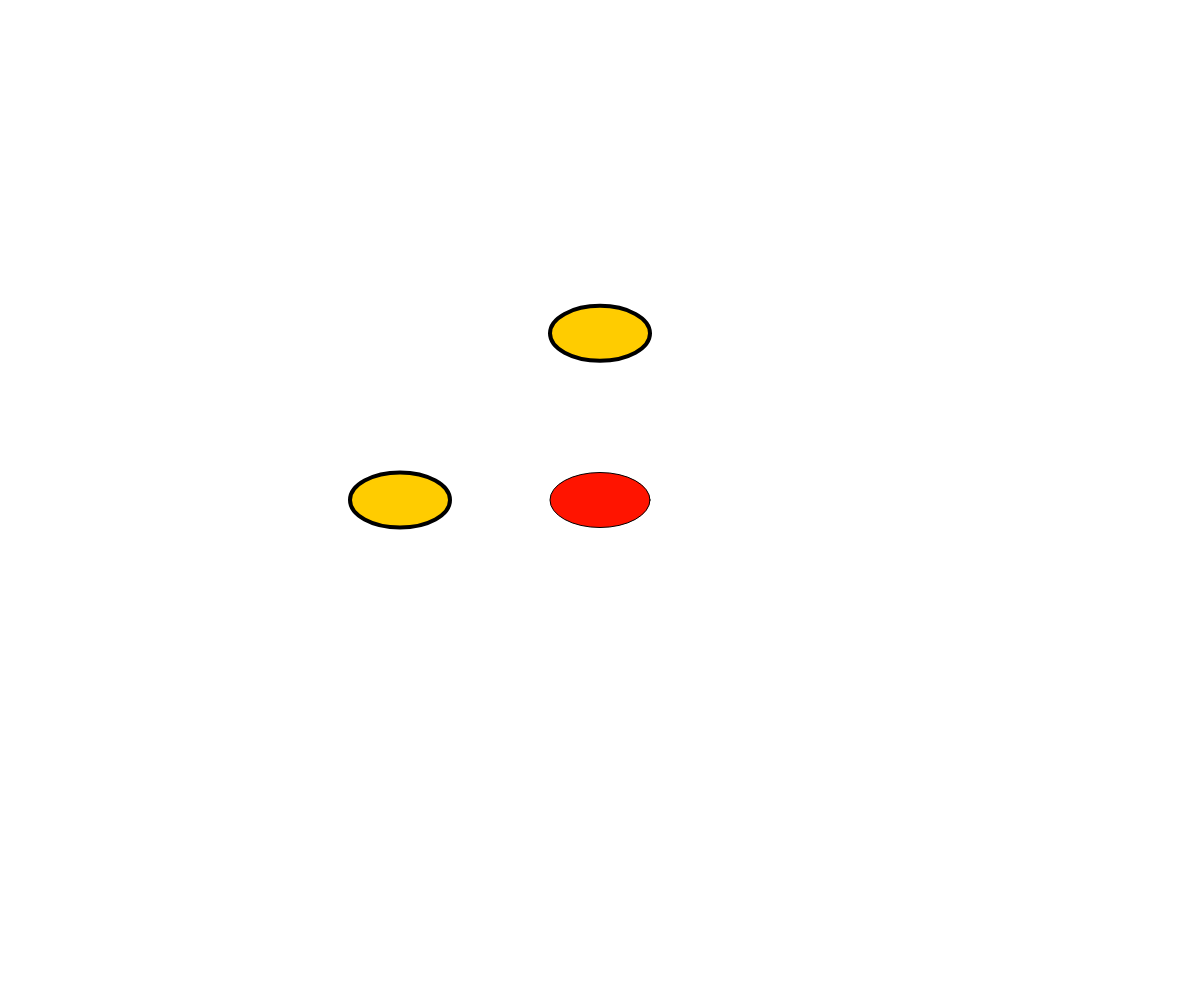
Frame 1 (no input)
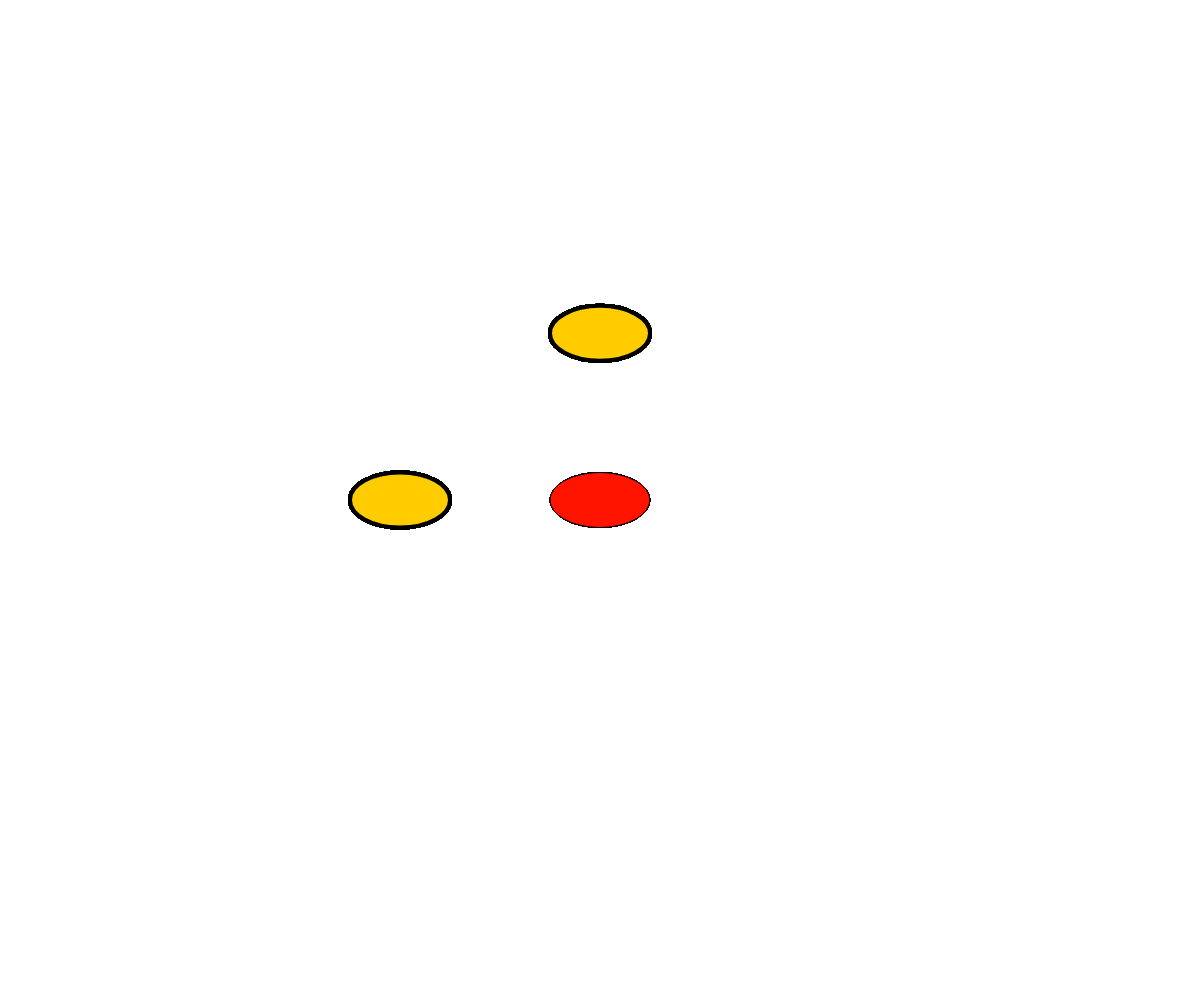
Frame 60 (no input)
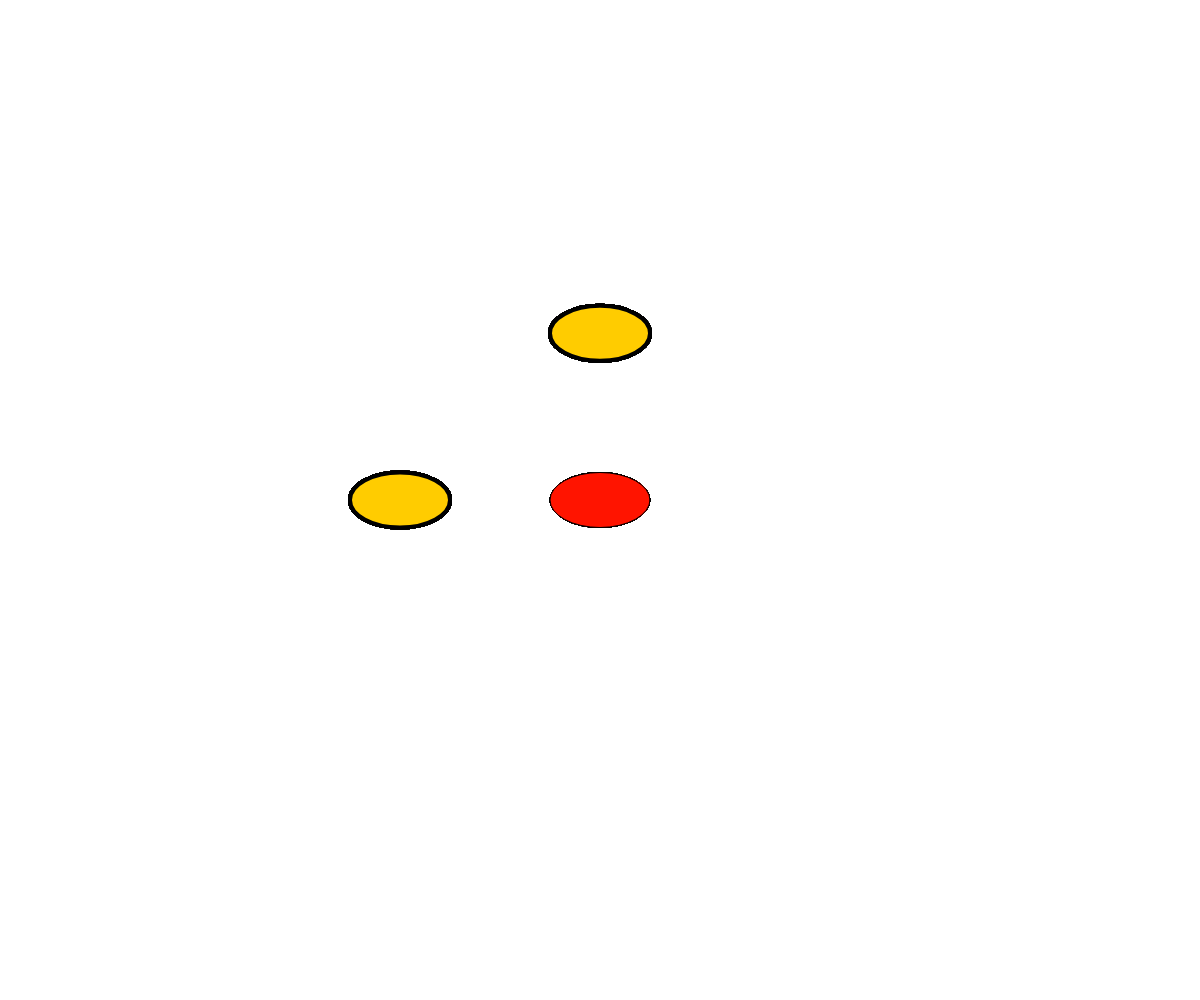
Frame 120 (the mouse pressed at the canvas centre since frame 60)

The p5.js sketch that drew these frames (run headless with seeded random() and noise() and a simulated clock; from frame 60 on, the mouse is pressed at the canvas centre):

// p5.js sketch
// ── sketch.js
function setup() {
  createCanvas(windowWidth,windowHeight);
 

}

function draw() {
 
  strokeWeight(4);
  fill(255, 204, 0);
  ellipse(windowWidth/3, windowHeight/2, 100, 55);
  ellipse(windowWidth/2, windowHeight/3, 100, 55);
 
  strokeWeight(1);
  fill(255, 20, 0);
  ellipse(windowWidth/2, windowHeight/2, 100, 55);


 
  function windowResized(){
    resizeCanvas(windowWidth,windowHeight);
  
 }
 


}
